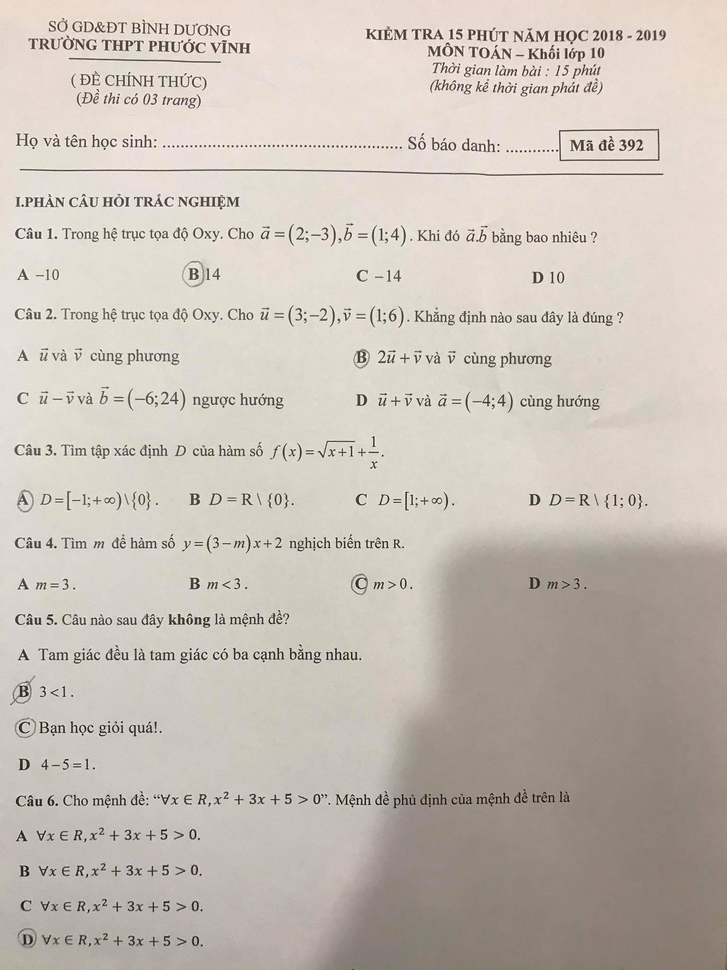
#> input picture exam1.png, 727 x 970 px, shrunk from 1536 x 2048 before the run
$ jupyter execute khung_khoanh_tron.ipynb   (shell and % lines are left out)
#> lines starting #> are read from the running program, lines starting #| are printed output that depends on the picture; after the words box and inside, x2 and y2 are one past the last pixel; in counts of white or black regions, pixels touching at a corner belong together
[cell 1]
import numpy as np
import matplotlib.pyplot as plt
import cv2

[cell 2]
plt.rcParams['figure.figsize'] = [6, 8]

[cell 3]
img = cv2.imread("exam1.png", 0)
plt.imshow(img, cmap='gray')

[cell 4]
# [6 lines of commented-out code are left out]

[cell 5]
im = cv2.GaussianBlur(img, (5, 5), 0)
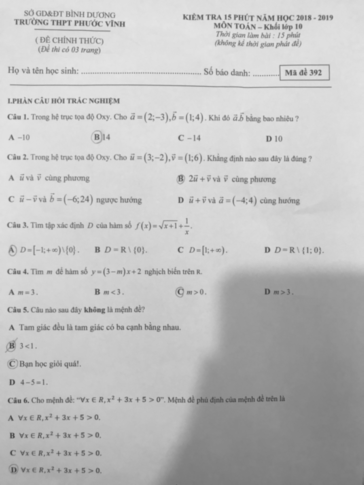
#> im: shape (970, 727) (shown at 1/2 size); min 66, max 230, mean 192.2
plt.imshow(im, cmap='gray')

[cell 6]
im = cv2.adaptiveThreshold(img,255,cv2.ADAPTIVE_THRESH_GAUSSIAN_C,\
            cv2.THRESH_BINARY,31,7)
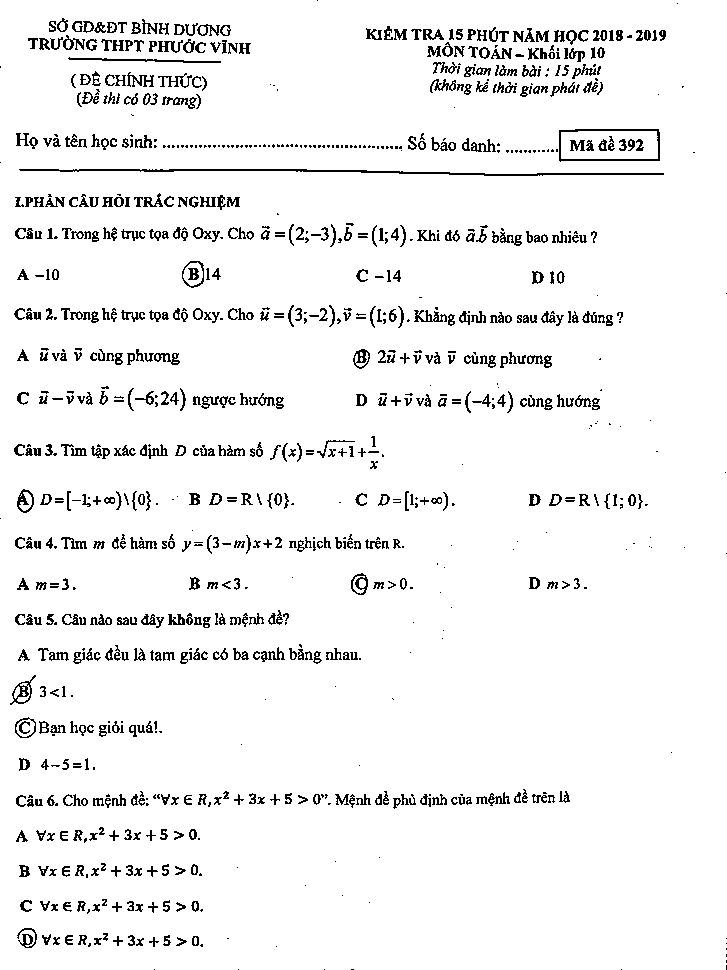
#> im: shape (970, 727); 94.7% white; black in thin lines or dots
plt.imshow(im, cmap='gray')

[cell 7]
kernel = cv2.getStructuringElement(cv2.MORPH_RECT, (1, 1))
closing = cv2.morphologyEx(255-im, cv2.MORPH_CLOSE, kernel)
#> closing: shape (970, 727); 5.3% white in thin lines or dots
plt.figure(figsize=(18,18))
plt.imshow(closing, cmap='gray')

[cell 8]
# lấp chỗ trống trong những hình tròn
from scipy.ndimage.morphology import binary_fill_holes

# binary_fill_holes là 1 hàm binary delation
clean_image = binary_fill_holes(closing)
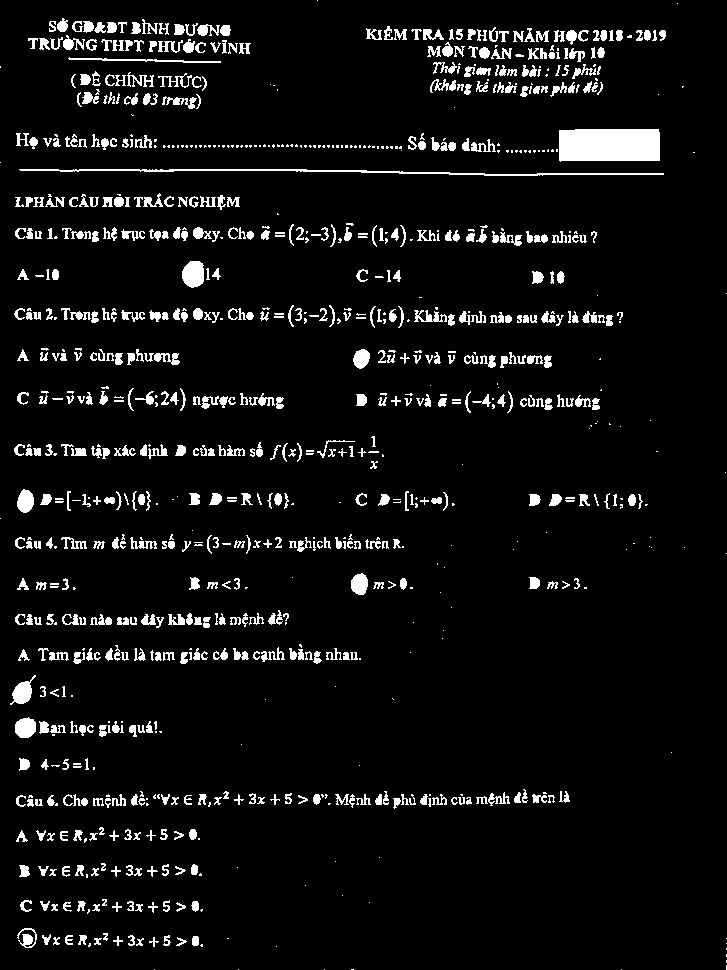
#> clean_image: shape (970, 727) bool; 6.2% white; 938 white regions (324 under 20 px), largest, box (x1, y1, x2, y2) and area: (559, 129, 660, 162) 3214, (19, 169, 664, 176) 1324, (182, 261, 204, 288) 485
plt.imshow(clean_image, cmap='gray')

[cell 9]
clean_image = np.float32(clean_image)

[cell 10]
# Opening (mục đích để loại bỏ trường hợp 2 hình tròn dính nhau, hoặc hình tròn dính vào chữ,
# tuy nhiên opening làm mất dấu khi các hình tròn bị gạch chéo)
kernel = cv2.getStructuringElement(cv2.MORPH_RECT, (8,8))
opening = cv2.morphologyEx(clean_image, cv2.MORPH_OPEN, kernel)
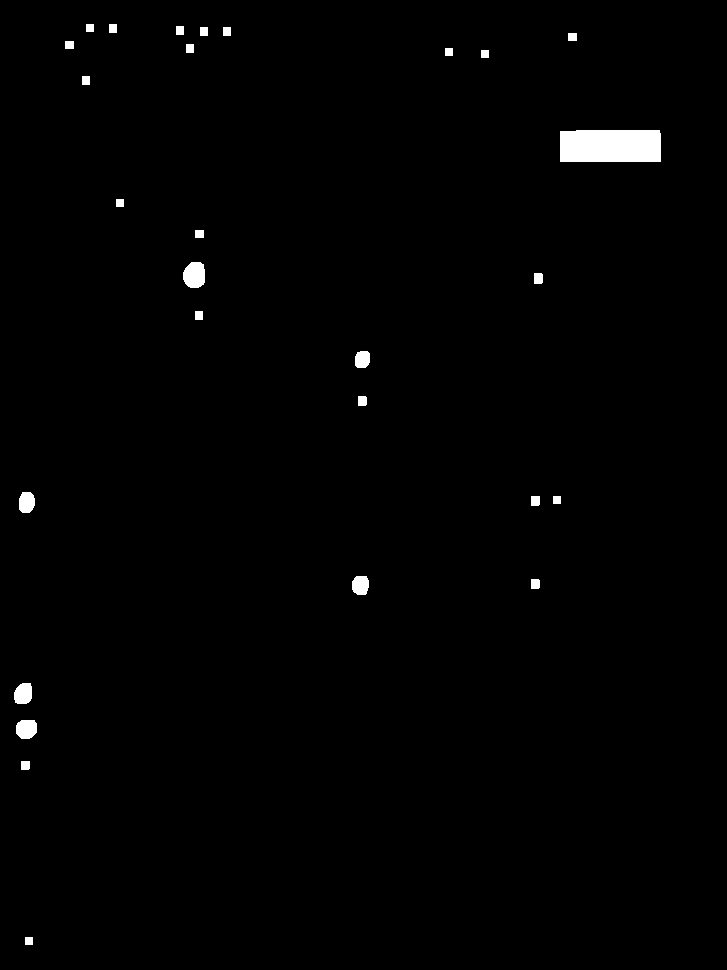
#> opening: shape (970, 727) float32; values 0 (black) and 1 (white), 0.95% white; 28 white regions
plt.imshow(opening, cmap='gray')

[cell 11]
# Lấy ra vị trí các contour (contour là 1 chuỗi tọa độ (x_i, y_) các điểm có cùng độ sáng dọc theo biên của 1 object (t đang hiểu là thế))
contours, _ = cv2.findContours(opening.astype(np.uint8), # pylint: disable=unused-variable
                                  cv2.RETR_EXTERNAL,
                                  cv2.CHAIN_APPROX_NONE)
#> contours = 28 contours; largest, box (x1, y1, x2, y2) and area: (560, 130, 661, 162) 3082, (183, 262, 205, 288) 444, (16, 720, 37, 739) 314, (14, 683, 32, 704) 294, (19, 492, 35, 513) 260

# Vẽ contour
obj_image = np.zeros(opening.shape)
for index, cnt in enumerate(contours):
    print(cnt.shape)
    print(cnt)
    cv2.drawContours(opening, [cnt], 0, 255, -1)
#> this loop made 28 passes
#> (printed output is left out)
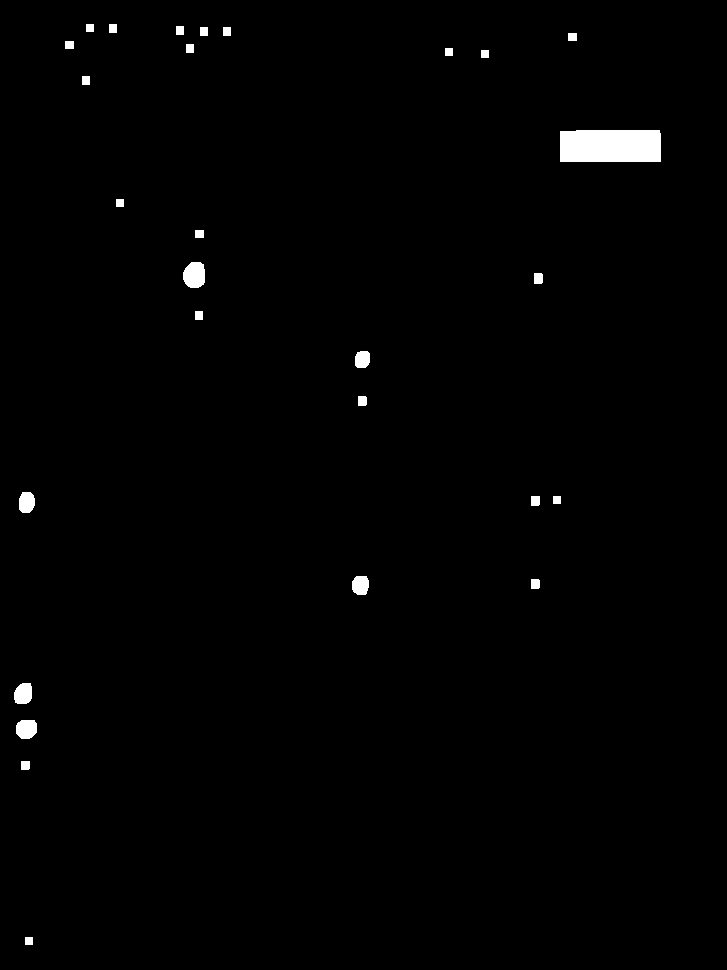
#> opening: shape (970, 727) float32; 0.95% white; 28 white regions, largest, box (x1, y1, x2, y2) and area: (560, 130, 661, 162) 3213, (183, 262, 205, 288) 481, (16, 720, 37, 739) 344

[cell 12]
# [10 lines of commented-out code are left out]

[cell 13]
import matplotlib.pyplot as plt

round_thresh = 0.69

plt.figure(figsize=(18,18))
height, width = im.shape
# plt.subplot(1, 3, 2), plt.imshow(opening, cmap='gray')
# plt.subplot(1, 3, 1), plt.imshow(im.astype(np.uint8), cmap='gray')
# plt.subplot(1, 3, 3), plt.imshow(clean_image, cmap='gray')

plt.subplot(1, 2, 2), plt.imshow(opening, cmap='gray')
plt.subplot(1, 2, 1), plt.imshow(im.astype(np.uint8), cmap='gray')
areas = []
alphas = []
centers = []

# print('Object      Area Perimeter Roundness')
for ind, contour in enumerate(contours):
    # tính chu vi của contour
    perimeter = cv2.arcLength(contour, True)
    # tính diện tích của contour
    area = cv2.contourArea(contour)
    areas.append(area)

    # nếu như chu vi bằng 0 hoặc area nhỏ hơn threshold thì ta đặt ngay góc alpha = 0
    if perimeter==0 or area<70:
        alpha = 0
    else:
        alpha = 4*np.pi*area/(perimeter**2)
        alphas.append(alpha)

    # Vẽ vòng tròn đỏ tại tâm của contour thỏa mãn điều kiện là vòng tròn
    if alpha > round_thresh:
        moments = cv2.moments(contour)
        cx = int(moments['m10'] / moments['m00'])
        cy = int(moments['m01'] / moments['m00'])

        if cy > 110:
            plt.plot(cx, cy, 'ro')
            centers.append([cx, cy])
#> this loop made 28 passes
#> (perimeter, area, alpha, cx, cy) on passes 3, 4, 5, 6, 8, 9, 10, 11: (66.04, 313.5, 0.903, 26, 728), (65.8, 294, 0.853, 22, 693), (32.83, 71, 0.828, 534, 583), (60.38, 251.5, 0.867, 360, 584), (33.41, 71.5, 0.805, 534, 500), (61.21, 259.5, 0.87, 26, 502), (32.83, 71, 0.828, 361, 400), (53.56, 201.5, 0.883, 362, 359)
#> after the loop, alphas = [0.903, 0.853, 0.828, 0.867, 0.805, 0.87, 0.828, 0.883, 0.818, 0.879, 0.569]; areas = 28 values, max 3082 at index 16, min 49 at index 0, mean 216.3; centers = [[26, 728], [22, 693], [534, 583], [360, 584], [534, 500], [26, 502], [361, 400], [362, 359], [537, 278], [194, 274]]

axes = plt.gca()
axes.set_xlim([0, width])
axes.set_ylim([height, 0])

plt.show()
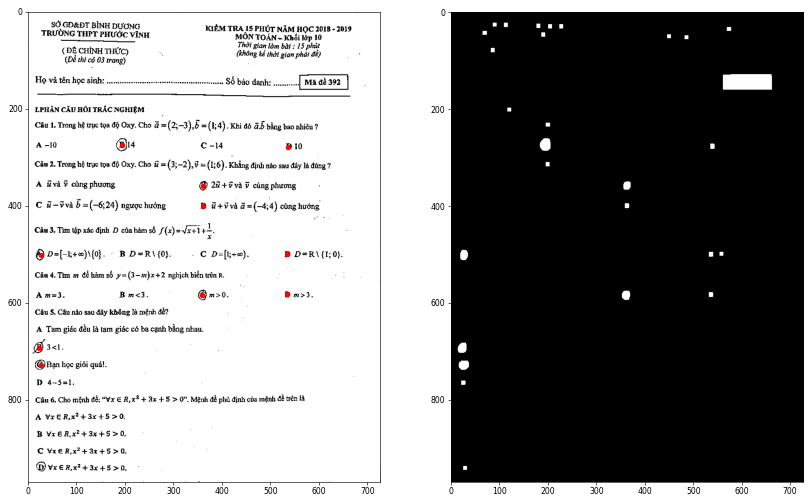
#> figure drawn by matplotlib, 2 panels

[cell 14]
plt.figure(figsize=(18,18))
plt.imshow(clean_image, cmap='gray')

[cell 15]
d = 10
y1 = centers[3][0] - d
#> y1 = 350
y2 = centers[3][0] + d
#> y2 = 370
x1 = centers[3][1] - d
#> x1 = 574
x2 = centers[3][1] + d
#> x2 = 594
plt.imshow(im[x1:x2, y1:y2], cmap='gray')
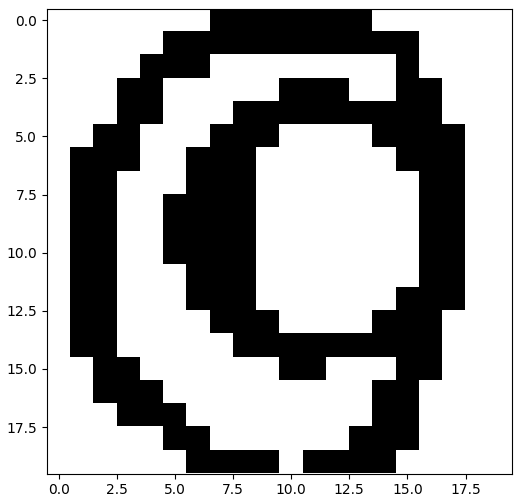
#> figure drawn by matplotlib, 1 panel

$ run again, with exam2.png copied over exam1.png
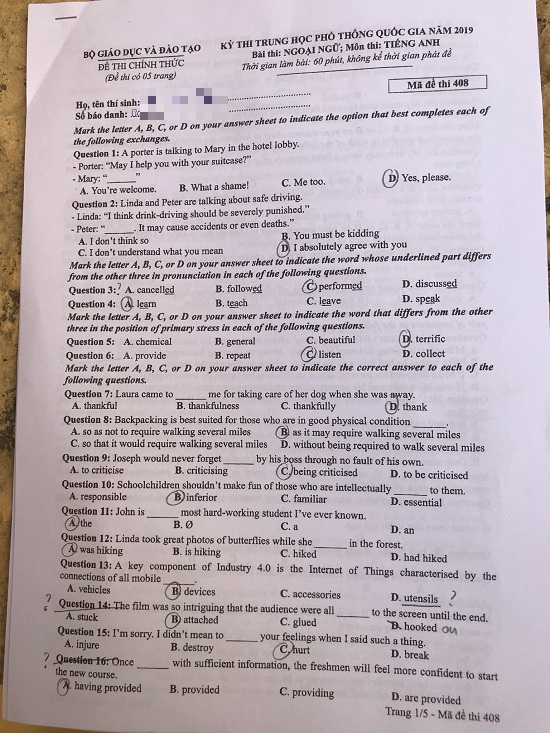
#> input picture exam2.png, 550 x 733 px
#> closing: shape (733, 550); 14.3% white in thin lines or dots
#> contours = 33 contours; largest, box (x1, y1, x2, y2) and area: (389, 76, 489, 94) 1358, (278, 464, 294, 480) 202, (167, 584, 182, 600) 190, (168, 492, 185, 506) 180, (166, 614, 180, 629) 162
#> the loop `for index, cnt in enumerate(contours):` made 33 passes
#> (printed output is left out)
#> after the loop `for index, cnt in enumerate(contours):`:
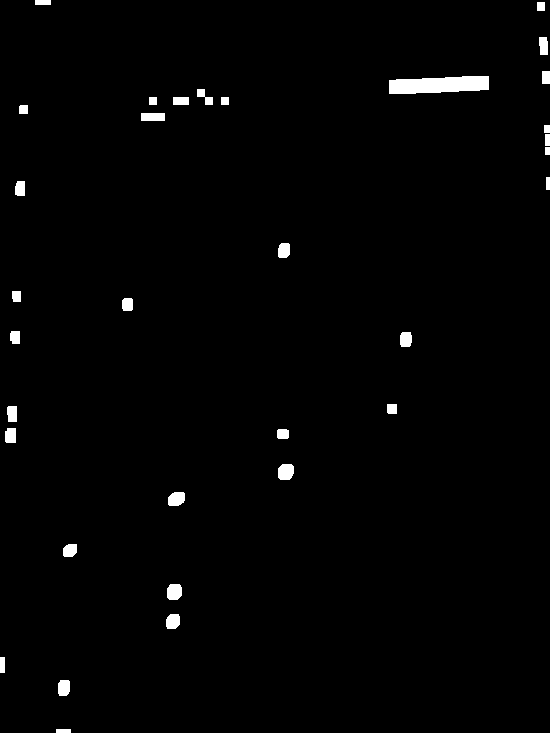
#> opening: shape (733, 550) float32; 1.3% white; 33 white regions, largest, box (x1, y1, x2, y2) and area: (389, 76, 489, 94) 1471, (278, 464, 294, 480) 227, (167, 584, 182, 600) 215
#> the loop `for ind, contour in enumerate(contours):` made 33 passes
#> (perimeter, area, alpha, cx, cy) on passes 2, 4, 5, 6, 7, 8, 9, 10: (47.9, 153.5, 0.841, 63, 687), (48.14, 162, 0.878, 172, 621), (51.56, 190.5, 0.901, 173, 591), (44.73, 138.5, 0.87, 69, 550), (51.56, 180.5, 0.853, 176, 498), (52.97, 202, 0.905, 285, 471), (37.66, 96, 0.851, 282, 433), (46.83, 134, 0.768, 10, 435)
#> after the loop `for ind, contour in enumerate(contours):`: alphas = [0.841, 0.878, 0.901, 0.87, 0.853, 0.905, 0.851, 0.768, 0.734, 0.807, 0.832, 0.761, 0.86, 0.777, 0.869, 0.761, 0.562, 0.682, 0.356, 0.33, 0.731, 0.654]; areas = 33 values, max 1358 at index 28, min 28 at index 19, mean 139.9; centers = [[63, 687], [172, 621], [173, 591], [69, 550], [176, 498], [285, 471], [282, 433], [10, 435], [11, 413], [391, 408], [405, 339], [14, 336], [127, 304], [16, 295], [283, 250], [19, 188]]
#> y1 = 59
#> y2 = 79
#> x1 = 540
#> x2 = 560
#> `[cell 15] d = 10 y1 = centers[3][0] - d y2 = centers[3][0] + d x1 = ce..`:
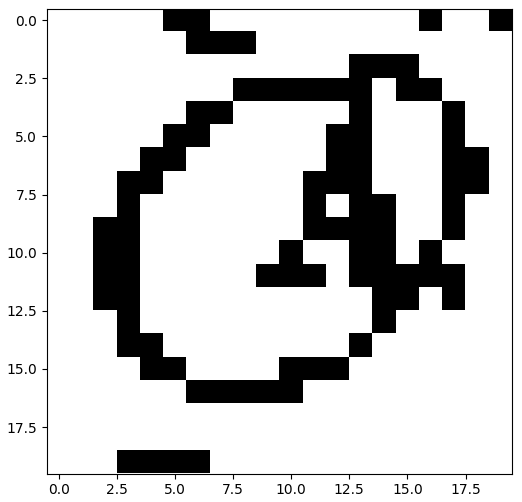
#> figure drawn by matplotlib, 1 panel
